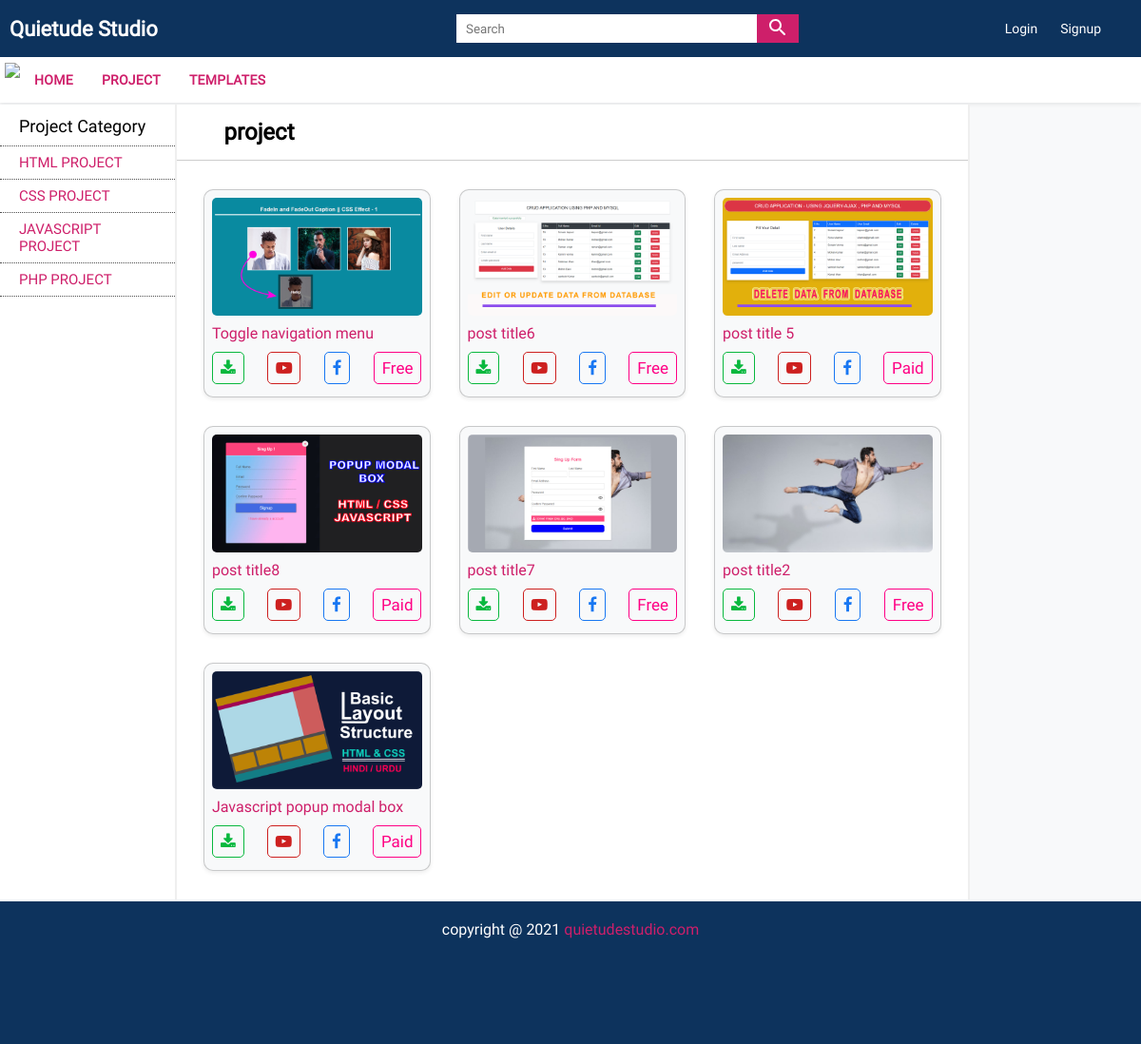
Screenshot of /project with the database file from the repository.
### tables this page shows
CREATE TABLE `menus` (
  `menu_id` int(11) NOT NULL,
  `menu_name` varchar(100) NOT NULL,
  `menu_slug` varchar(100) NOT NULL,
  `menu_status` tinyint(4) NOT NULL DEFAULT 1,
  `menu_count` varchar(100) NOT NULL
);

CREATE TABLE `categories` (
  `category_id` int(11) NOT NULL,
  `category_name` varchar(150) NOT NULL,
  `category_slug` varchar(150) NOT NULL,
  `category_count` varchar(500) NOT NULL,
  `category_status` tinyint(4) NOT NULL DEFAULT 1,
  `category_menu` varchar(150) NOT NULL
);

CREATE TABLE `posts` (
  `post_id` int(11) NOT NULL,
  `post_title` varchar(200) NOT NULL,
  `post_slug` varchar(200) NOT NULL,
  `post_desc` text NOT NULL,
  `post_fb_link` varchar(200) NOT NULL,
  `post_yt_link` varchar(200) NOT NULL,
  `post_price` varchar(100) NOT NULL,
  `post_type` int(11) NOT NULL,
  `post_image` varchar(100) NOT NULL,
  `post_file` varchar(100) NOT NULL,
  `post_img_alt` varchar(50) NOT NULL,
  `post_img_title` varchar(50) NOT NULL,
  `post_meta_title` varchar(150) NOT NULL,
  `post_meta_desc` varchar(200) NOT NULL,
  `post_meta_key` varchar(200) NOT NULL,
  `post_menu` varchar(100) NOT NULL,
  `post_cate` varchar(200) NOT NULL,
  `post_status` tinyint(4) NOT NULL DEFAULT 1
);

### admin/config.inc.php (called while the page is built, shortened)
<?php
 $baseUrl = "http://localhost/quietude";
?>

### admin/functions.inc.php (called while the page is built, shortened)
<?php
function validate_data($conn,$data){
    $data = trim($data);
    $data = mysqli_real_escape_string($conn,$data);
    $data = htmlentities($data);
    return $data;
}
  function select($conn,$table1,$table2="",$col1="",$col2="",$order="",$where="",$nameCond="",$offset="",$limit=""){
    $query = "SELECT * FROM $table1";
    if(!empty($table2)){
        $query .= " JOIN $table2 ON $table1.$col1 = $table2.$col2";
    }
    if(!empty($where)){
        $query .= " WHERE $where = $nameCond";
    }
    if(!empty($order)){
        $query .= " ORDER BY $order DESC";
    }
    $selectQuery = mysqli_query($conn,$query) or die("Select data query failed");
    return $selectQuery;
}
?>

### functions.php (the view, shortened to what this page needs)
<?php
  function displayProjects($conn,$postSlug="",$postCol="",$offset="",$limit=""){
    $select = select($conn,"posts","","","","rand()",$postCol,$postSlug,$offset,$limit);
    if(mysqli_num_rows($select)>0){
        while($rows = mysqli_fetch_assoc($select)){
            echo '<div class="ProjCard">
                    <img src="'."images/". $rows['post_image'].'" class="projThumbnail" alt="'.$rows['post_img_alt'].'" title="'.$rows['post_img_title'].'">
                    <a href="'.$rows['post_menu'].'/'.$rows['post_cate'].'/'.$rows['post_slug'].'" class="cardHeading">'.$rows['post_title'].'</a>
                    <div class="cardFooter">';
                    if(!empty($rows['post_yt_link'])){
                        $url1 = $rows['post_yt_link'];
                    }else{
                        $url1 = 'javascript:void(0)';
                    }
                    if(!empty($rows['post_fb_link'])){
                        $url2 = $rows['post_fb_link'];
                    }else{
                        $url2 = 'javascript:void(0)';
                    }
                     if($rows['post_type'] == 1){
                         $projCost = "Paid";
                     }else{
                         $projCost = "Free";
                     }
                  echo '<a href="/'.$rows['post_menu'].'/'.$rows['post_cate'].'/'.$rows['post_slug'].'" class="actionBtn" title="Download Project"><i class="fa fa-download"></i></a>
                        <a href="'.$url1.'" target="_blank" class="actionBtn" title="Watch on YouTube"><i class="fa fa-youtube-play"></i></a>
                        <a href="'.$url2.'" target="_blank" class="actionBtn" title="Watch on Facebook"><i class="fa fa-facebook"></i></a>
                        <a href="javascript:void(0)" class="actionBtn">'.$projCost.'</a>
                    </div>
                </div>';
        }
    }else{
        echo '<h1 class="notFound">Data not found</h1>';
    }
}
?>

### header.inc.php (shortened to what this page needs)
<?php
  require_once("admin/config.inc.php");
  require_once("admin/functions.inc.php");
  require_once("functions.php");
   ?>
<!DOCTYPE html>
<html lang="en">
<head>
    <link rel="stylesheet" href="css/common.css">
    <link rel="stylesheet" href="css/main.css">
    <link rel="stylesheet" href="css/responsive.css">
    <link rel="stylesheet" href="https://stackpath.bootstrapcdn.com/font-awesome/4.7.0/css/font-awesome.min.css">
</head>
<body>
    <header class="header">
        <div class="HeaderLogo"><a href="<?php echo $baseUrl; ?>">Quietude Studio</a></div>
        <div class="SearchBar">
            <form action="search.php">
                <div class="InputBox">
                    <input type="search" name="s" placeholder="Search" autocomplete="off">
                    <button type="submit"><img src="icons\search_white_24dp.svg"></button>
                </div>
            </form>
        </div>
        <div class="UserJoinBox">
            <?php
              if(isset($_SESSION['LOGIN_EMAIL'])){
                 echo '<a href="javascript:void(0)" class="LoginBtn">Hello '.$_SESSION['LOGIN_FNAME'].'</a>
                       <a href="timeout.php" class="SignupBtn">Logout</a>';
              }else{
                echo '<a href="login.php" class="LoginBtn">Login</a>
                      <a href="registration.php" class="SignupBtn">Signup</a>';
              }
            ?>
        </div>
    </header>
<nav class="navigation">
    <ul class="NavItems">
        <span class="CloseNave"><img src="icons\close_white_24dp.svg"></span>
        <li><a href="<?php echo $baseUrl; ?>">Home</a></li>
        <?php
          $select = select($conn,"menus","","","","","","","","");
          if(mysqli_num_rows($select)>0){
              while($rows = mysqli_fetch_assoc($select)){
                  echo '<li><a href="'.$rows['menu_slug'].'">'.$rows['menu_name'].'</a></li>';
              }
          }
        ?>
    </ul>
</nav>

### index.php
<?php
 require_once("header.inc.php");
?>
<div class="wrapper">
    <div class="MainContent">
   <?php require_once("left-sidebar.inc.php"); ?>
   <?php
      if(isset($_GET['menuId'])){
            $menuId = validate_data($conn,$_GET['menuId']);
          if(isset($_GET['cateId'])){
            $cateId = validate_data($conn,$_GET['cateId']);
            $select = select($conn,"categories","","","","","category_slug","'$cateId'","","");
            $heading = mysqli_fetch_assoc($select);
            $heading2 = $heading['category_name'];
          }else{
            $select = select($conn,"menus","","","","","menu_slug","'$menuId'","","");
            $heading = mysqli_fetch_assoc($select);
            $heading2 = $heading['menu_name'];
          }
      }else{
            $heading2 = "Download Projects";
      }
    ?>
    <section class="ContentSection">
        <h1 class="TopicHeading"><?php echo $heading2; ?></h1>
        <article class="content">
          <?php
            if(isset($_GET['menuId'])){
                  $menuId = validate_data($conn,$_GET['menuId']);
                  if(isset($_GET['cateId'])){
                    $cateId = validate_data($conn,$_GET['cateId']);
                    displayProjects($conn,"post_cate","'$cateId'","","");
                  }else{
                    displayProjects($conn,"post_menu","'$menuId'","","");
                  }
            }else{
                displayProjects($conn,"post_menu","'project'","","");
            }
          ?>
        </article>
    </section>
    </div>
    <?php require_once("right-sidebar.inc.php"); ?>
    <?php require_once("footer.inc.php"); ?>

### left-sidebar.inc.php (shortened to what this page needs)
    <aside class="LeftSidebar">
    <span class="SidebarCategory">Project Category</span>
    <ul>
        <?php
        if(isset($_GET['menuId'])){
            $menuId = validate_data($conn,$_GET['menuId']);
            if(isset($_GET['cateId'])){
                $cateId = validate_data($conn,$_GET['cateId']);
                $select = select($conn,"categories","","","","","category_menu","'$menuId'","","");
                if(mysqli_num_rows($select)>0){
                    while($rows = mysqli_fetch_assoc($select)){
                        if($rows['category_slug'] == $cateId){
                            $bgClass = "background-color: #001E6C !important; color: white;";
                        }else{
                            $bgClass = "";
                        }
                        echo '<li><a href="'.$rows['category_menu'].'/'.$rows['category_slug'].'" style="'.$bgClass.'">'.$rows['category_name'].'</a></li>';
                    }
                }else{
                       echo "<li><a href='javascript:void(0)'>Category not found</a></li>";
                }
            }else{
                $select = select($conn,"categories","","","","","category_menu","'$menuId'","","");
                if(mysqli_num_rows($select)>0){
                    while($rows = mysqli_fetch_assoc($select)){
                        echo '<li><a href="'.$rows['category_menu'].'/'.$rows['category_slug'].'">'.$rows['category_name'].'</a></li>';
                    }
                }else{
                       echo "<li><a href='javascript:void(0)'>Category not found</a></li>";
                }
            }
        }
        ?>
    </ul>
</aside>

### css/common.css (style rules this page uses)
:root { --PinkColor: #CE1F6A !important; --BlueColor: #3B14A7 !important; --YellowColor: #FA9905 !important; --BlackColor: #3C2C3E !important; --DarkBlueColor: #0D335D !important; --LightBlackColor: #4d4d4d !important; --LightColor: #f8f9fa !important; --shadow: 0 0.2rem 0.3rem rgba(0, 0, 0, 0.384) !important; --shadow-sm: 0 0.125rem 0.25rem rgba(0, 0, 0, 0.075) !important; --shadow-lg: 0 1rem 3rem rgba(0, 0, 0, 0.175) !important; --shadow-none: none !important; }

### css/main.css (style rules this page uses)
* { font-family: RobotoRegular; padding: 0; margin: 0; box-sizing: border-box; }
body { background-color: var(--LightColor); }
.header { background-color: var(--DarkBlueColor); display: flex; justify-content: space-between; align-items: center; min-height: 60px; width: 100%; }
.HeaderLogo { width: 40%; }
.HeaderLogo a { font-size: 22px; color: #fff; text-decoration: none; font-weight: bold; margin-left: 10px; }
.SearchBar { width: 30%; }
.InputBox { background-color: #fff; height: 30px; display: flex; }
.InputBox input { width: 100%; border: 0; outline: none; padding-left: 10px; }
.InputBox button { border: 0; outline: none; background-color: var(--PinkColor); padding: 0 10px; cursor: pointer; }
.UserJoinBox { width: 30%; display: flex; justify-content: flex-end; padding-right: 30px; }
.UserJoinBox a { display: block; text-decoration: none; color: #ffff; margin: 0 8px; font-size: 14px; padding: 4px; }
.navigation { background-color: #fff; box-shadow: var(--shadow-sm); width: 100%; display: flex; justify-content: flex-start; align-items: center; z-index: 1000; height: 48px; }
.navigation ul { list-style: none; display: flex; margin-left: 5px; padding: 5px 0; }
.navigation ul li a { display: block; padding: 10px; text-decoration: none; margin: 0 5px; text-transform: uppercase; font-size: 14px; font-weight: bold; letter-spacing: 0.02em; color: var(--PinkColor); }
.wrapper { display: flex; }
.MainContent { display: flex; width: 85%; }
.LeftSidebar { width: 18%; }
.SidebarCategory { background-color: #fff; display: block; padding: 10px 10px 10px 20px; text-align: left; font-size: 18px; margin-top: 2px; }
.LeftSidebar { background-color: #fff; margin: 2px 0; }
.LeftSidebar ul { list-style: none; }
.LeftSidebar ul li a { text-decoration: none; color: var(--PinkColor); display: block; padding: 8px 20px; font-size: 15px; text-transform: uppercase; border-bottom: 1px dotted #4d4d4d; transition: all 0.2s ease-in-out; }
.LeftSidebar ul li:first-child { border-top: 1px dotted #4d4d4d; }
.ContentSection { width: 82%; background-color: #ffff; margin: 2px 0; min-height: 100vh; border-left: 2px solid #eeee; border-right: 2px solid #eeee; }
.TopicHeading { border-bottom: 1px solid #4444; padding: 15px 50px; }
.content { width: 98%; margin: 10px auto; padding: 20px; display: grid; grid-template-columns: repeat(3,1fr); grid-gap: 30px; }
.ProjCard { background-color: var(--LightColor); padding: 8px; border-radius: 10px; box-shadow: var(--shadow-sm); border: 1px solid #4444; transition: all 0.3s ease-in-out; }
.ProjCard .projThumbnail { width: 100%; border-radius: 5px; }
.ProjCard .cardHeading { display: block; padding: 5px 0; text-decoration: none; font-size: 16px; color: var(--PinkColor); }
.ProjCard .cardFooter { display: flex; justify-content: space-between; margin: 5px 0; }
.ProjCard .actionBtn { text-decoration: none; font-size: 12px; display: block; padding: 6px 8px; color: #fff; border-radius: 5px; font-size: 17px; }
.ProjCard .actionBtn:nth-child(1) { border: 1px solid #09B83E; color: #09B83E; }
.ProjCard .actionBtn:nth-child(2) { border: 1px solid #CD201F; color: #CD201F; }
.ProjCard .actionBtn:nth-child(3) { border: 1px solid #1877F2; color: #1877F2; }
.ProjCard .actionBtn:nth-child(4) { border: 1px solid #FF0084; color: #FF0084; }

### rows the page displays
menus: menu_name "PROJECT", menu_name "project"
menus: menu_name "TEMPLATES"
categories: category_name "HTML PROJECT"
categories: category_name "CSS PROJECT"
categories: category_name "JAVASCRIPT PROJECT"
categories: category_name "PHP PROJECT"
posts: post_image (picture), post_title "Toggle navigation menu", post_type "Free"
posts: post_image (picture), post_title "post title6", post_type "Free"
posts: post_image (picture), post_title "post title 5", post_type "Paid"
posts: post_image (picture), post_title "post title8", post_type "Paid"
posts: post_image (picture), post_title "post title7", post_type "Free"
posts: post_image (picture), post_title "post title2", post_type "Free"
posts: post_image (picture), post_title "Javascript popup modal box", post_type "Paid"
